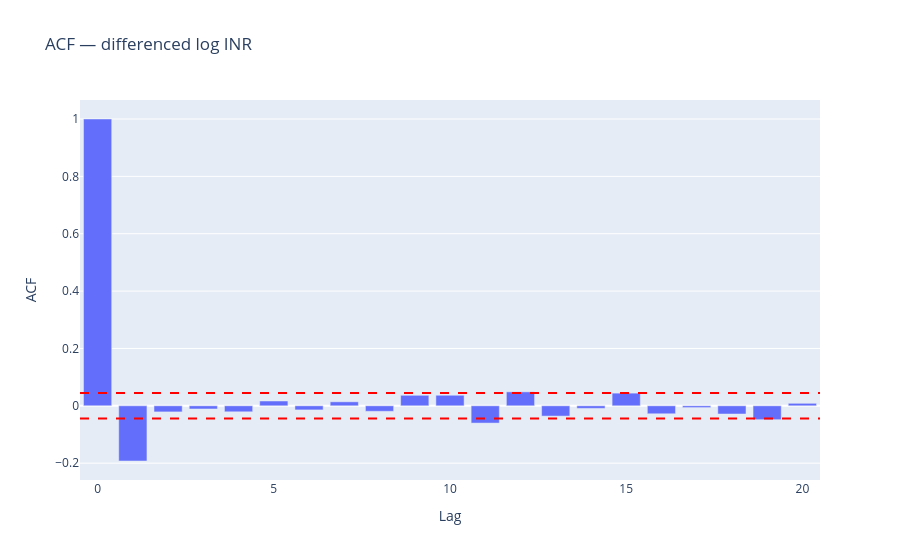
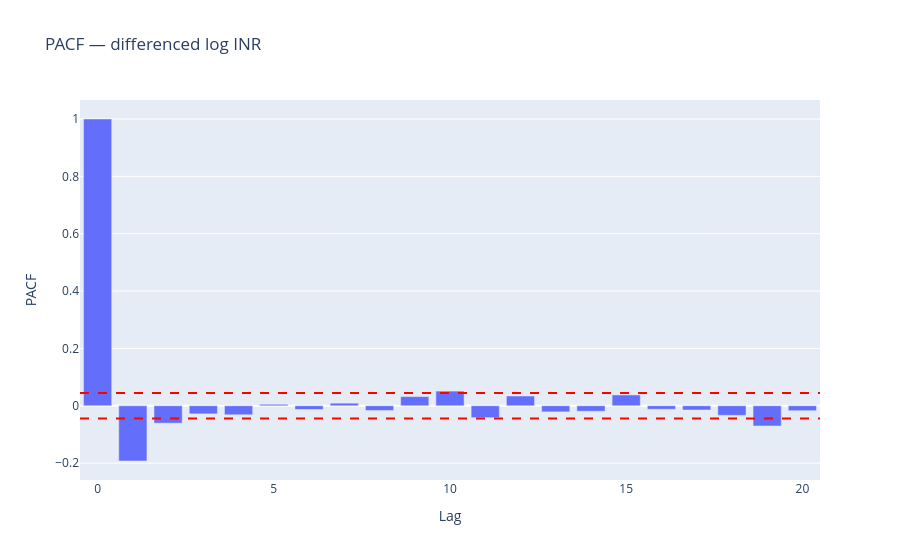
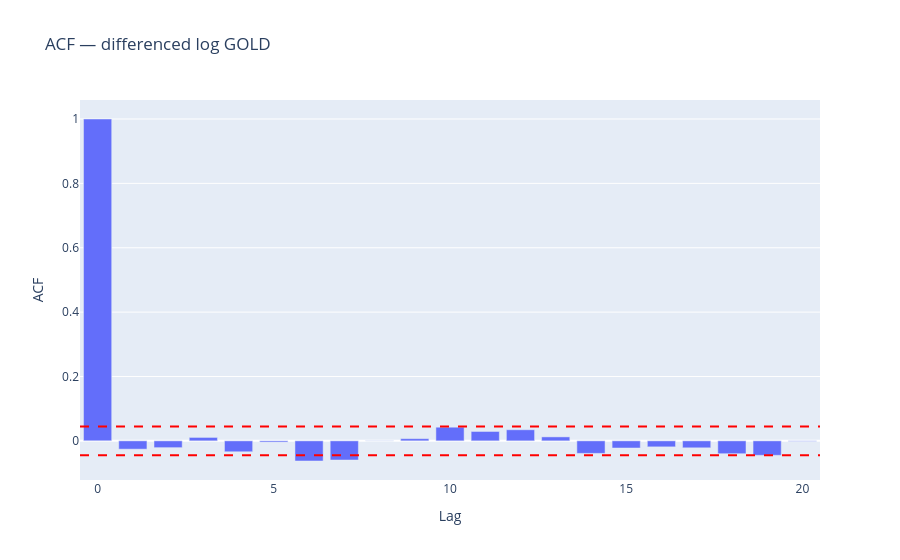
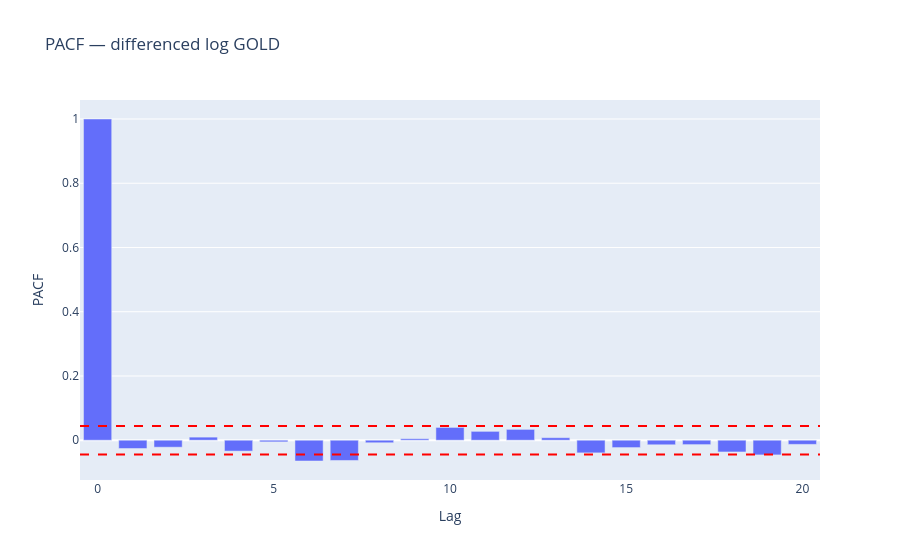

Notebook cell for these charts, in order:
### Markdown cell above
8. ACF/PACF on differenced series

### Code cell
def plot_acf_pacf_plotly(series, label, lags=20):
    n = len(series)
    conf = 1.96 / np.sqrt(n)

    acf_vals = acf(series, nlags=lags)
    pacf_vals = pacf(series, nlags=lags)

    for vals, name in [(acf_vals, "ACF"), (pacf_vals, "PACF")]:
        fig = go.Figure()
        fig.add_trace(go.Bar(x=list(range(len(vals))), y=vals))
        fig.add_hline(y=conf, line_dash="dash", line_color="red")
        fig.add_hline(y=-conf, line_dash="dash", line_color="red")
        fig.update_layout(title=f"{name} — {label}", xaxis_title="Lag", yaxis_title=name)
        fig.show()

plot_acf_pacf_plotly(diff_inr, "differenced log INR")
plot_acf_pacf_plotly(diff_gold, "differenced log GOLD")
plot_acf_pacf_plotly(diff_crude, "differenced log CRUDE")

### Figure 1 — Plotly figure (JSON) as saved in the notebook; plotly's stock layout.template omitted (floating-point values rounded to 4 significant figures)
{"data": [{"type": "bar", "x": [0, 1, 2, 3, 4, 5, 6, 7, 8, 9, 10, 11, 12, 13, 14, 15, 16, 17, 18, 19, 20], "y": [1.0, -0.1925, -0.02126, -0.01104, -0.02095, 0.01676, -0.01428, 0.01392, -0.01919, 0.03663, 0.03681, -0.06026, 0.04856, -0.03589, -0.009019, 0.04419, -0.02787, -0.006185, -0.02867, -0.04838, 0.008681]}], "layout": {"shapes": [{"line": {"color": "red", "dash": "dash"}, "type": "line", "x0": 0, "x1": 1, "xref": "x domain", "y0": 0.04447, "y1": 0.04447, "yref": "y"}, {"line": {"color": "red", "dash": "dash"}, "type": "line", "x0": 0, "x1": 1, "xref": "x domain", "y0": -0.04447, "y1": -0.04447, "yref": "y"}], "title": {"text": "ACF — differenced log INR"}, "xaxis": {"title": {"text": "Lag"}}, "yaxis": {"title": {"text": "ACF"}}}}

### Figure 2 — Plotly figure (JSON) as saved in the notebook; plotly's stock layout.template omitted (floating-point values rounded to 4 significant figures)
{"data": [{"type": "bar", "x": [0, 1, 2, 3, 4, 5, 6, 7, 8, 9, 10, 11, 12, 13, 14, 15, 16, 17, 18, 19, 20], "y": [1.0, -0.1926, -0.06061, -0.02822, -0.03142, 0.005132, -0.01287, 0.009049, -0.0166, 0.03204, 0.05126, -0.04144, 0.03411, -0.0213, -0.01913, 0.03775, -0.01222, -0.01475, -0.03339, -0.07044, -0.01731]}], "layout": {"shapes": [{"line": {"color": "red", "dash": "dash"}, "type": "line", "x0": 0, "x1": 1, "xref": "x domain", "y0": 0.04447, "y1": 0.04447, "yref": "y"}, {"line": {"color": "red", "dash": "dash"}, "type": "line", "x0": 0, "x1": 1, "xref": "x domain", "y0": -0.04447, "y1": -0.04447, "yref": "y"}], "title": {"text": "PACF — differenced log INR"}, "xaxis": {"title": {"text": "Lag"}}, "yaxis": {"title": {"text": "PACF"}}}}

### Figure 3 — Plotly figure (JSON) as saved in the notebook; plotly's stock layout.template omitted (floating-point values rounded to 4 significant figures)
{"data": [{"type": "bar", "x": [0, 1, 2, 3, 4, 5, 6, 7, 8, 9, 10, 11, 12, 13, 14, 15, 16, 17, 18, 19, 20], "y": [1.0, -0.02581, -0.02108, 0.0107, -0.03391, -0.003776, -0.06256, -0.05954, -0.00036, 0.006842, 0.04244, 0.02921, 0.03454, 0.01235, -0.0389, -0.02222, -0.01864, -0.0216, -0.03991, -0.04485, -0.001355]}], "layout": {"shapes": [{"line": {"color": "red", "dash": "dash"}, "type": "line", "x0": 0, "x1": 1, "xref": "x domain", "y0": 0.04447, "y1": 0.04447, "yref": "y"}, {"line": {"color": "red", "dash": "dash"}, "type": "line", "x0": 0, "x1": 1, "xref": "x domain", "y0": -0.04447, "y1": -0.04447, "yref": "y"}], "title": {"text": "ACF — differenced log GOLD"}, "xaxis": {"title": {"text": "Lag"}}, "yaxis": {"title": {"text": "ACF"}}}}

### Figure 4 — Plotly figure (JSON) as saved in the notebook; plotly's stock layout.template omitted (floating-point values rounded to 4 significant figures)
{"data": [{"type": "bar", "x": [0, 1, 2, 3, 4, 5, 6, 7, 8, 9, 10, 11, 12, 13, 14, 15, 16, 17, 18, 19, 20], "y": [1.0, -0.02582, -0.02179, 0.009613, -0.03395, -0.00513, -0.06471, -0.06304, -0.007924, 0.004584, 0.03984, 0.0276, 0.03371, 0.007818, -0.03939, -0.02288, -0.0142, -0.01368, -0.03657, -0.04573, -0.01297]}], "layout": {"shapes": [{"line": {"color": "red", "dash": "dash"}, "type": "line", "x0": 0, "x1": 1, "xref": "x domain", "y0": 0.04447, "y1": 0.04447, "yref": "y"}, {"line": {"color": "red", "dash": "dash"}, "type": "line", "x0": 0, "x1": 1, "xref": "x domain", "y0": -0.04447, "y1": -0.04447, "yref": "y"}], "title": {"text": "PACF — differenced log GOLD"}, "xaxis": {"title": {"text": "Lag"}}, "yaxis": {"title": {"text": "PACF"}}}}
